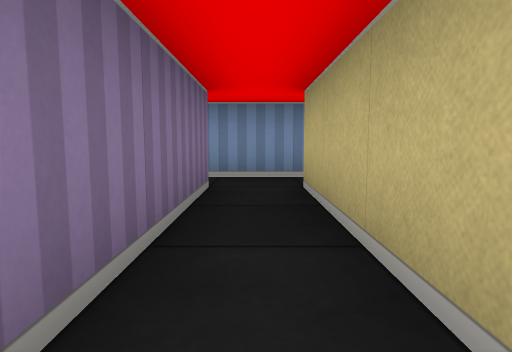
View 1 (above)

16 first-person views from a walk through a cub3D maze. The camera is about half as high as the walls, tilts 6° down and sees 75° across. The floor is counted in squares. Each view is taken from the middle of a square. On the plan, view 1 faces up. The plan holds only what a view shows up to about 9 squares ahead; the rest is blank. The place goes on beyond the plan.

View 2
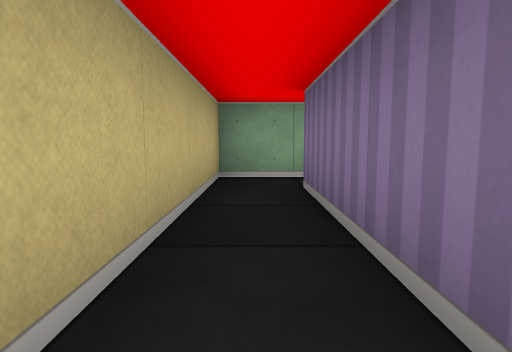

View 3
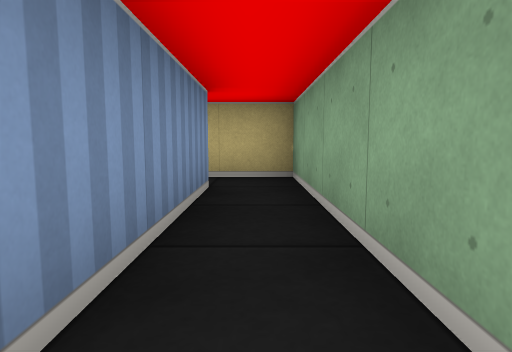

View 4
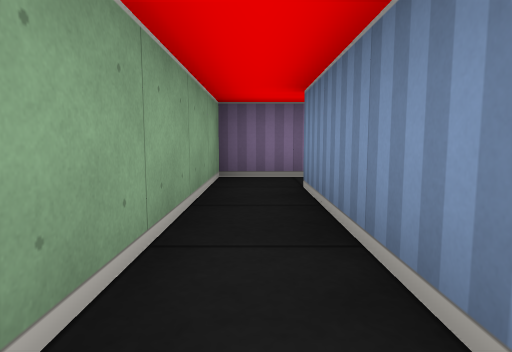

View 5
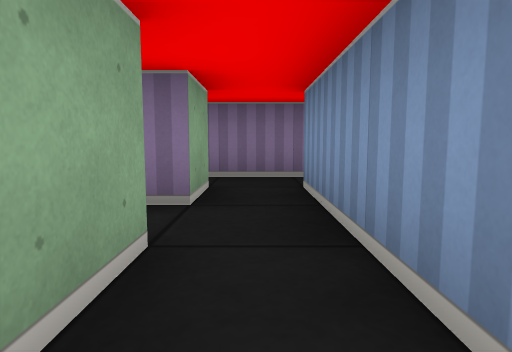

View 6
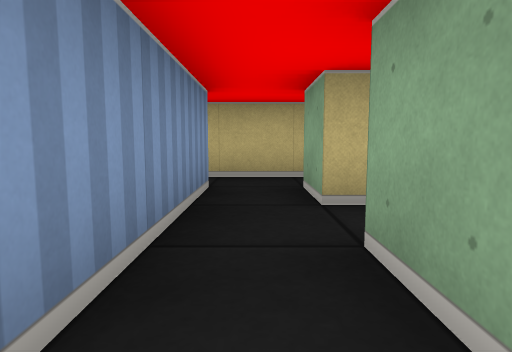

View 7
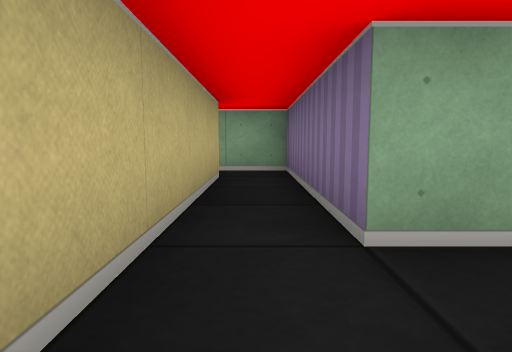

View 8
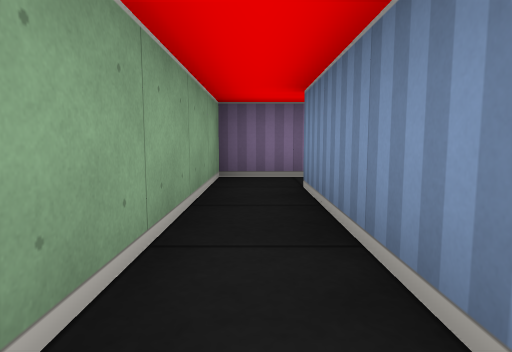

View 9
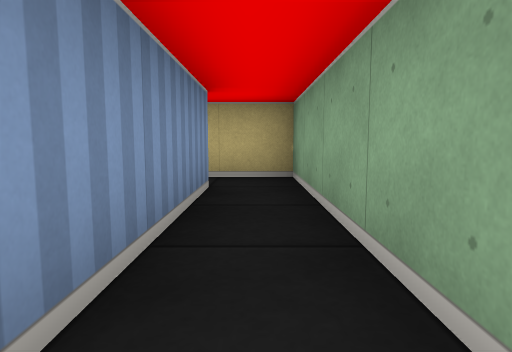

View 10
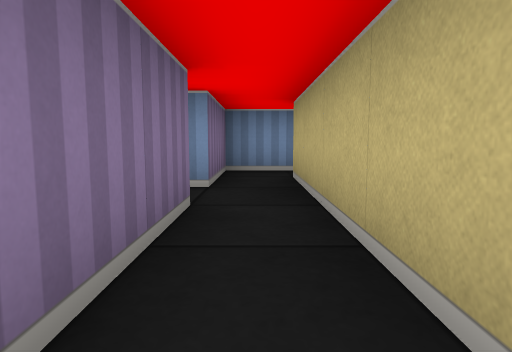

View 11
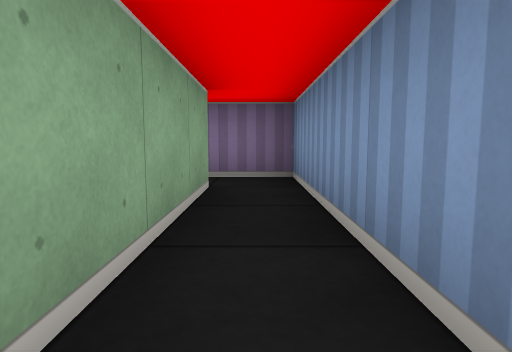

View 12
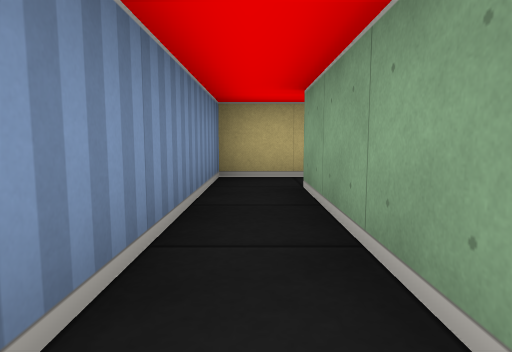

View 13
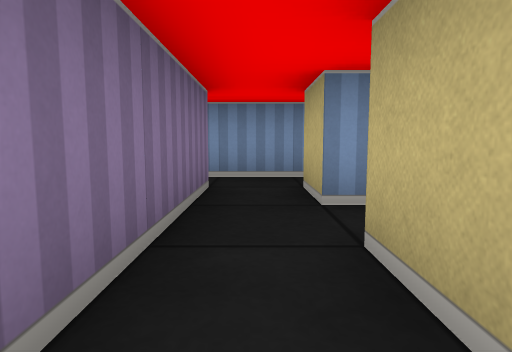

View 14
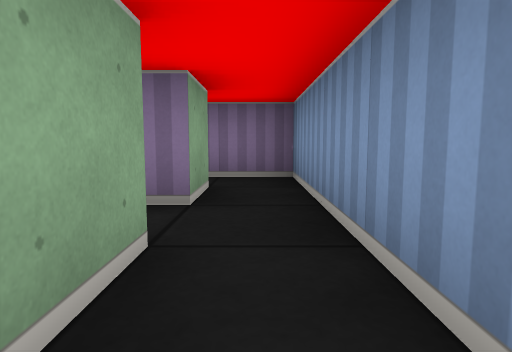

View 15
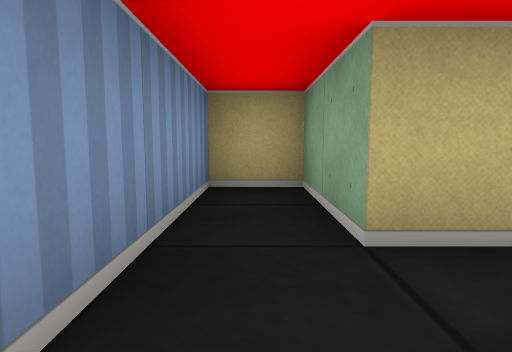

View 16
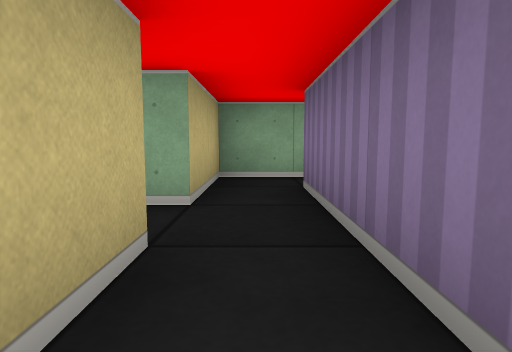

### Floor plan
Ten units are one square. View 1 is at (0, 0); x grows to the right and y downward. Boxes are objects, and circles mark ways between rooms. Rooms are numbered by the first view taken in them; rooms with no view inside come last. Other rooms are left out.
<svg viewBox="-50 -70 120 80">
<path fill="none" stroke="#000" d="M-15 -35 -5 -35 -5 -5 -35 -5M5 -45 -15 -45M-45 -8 -45 5 5 5 5 -35M5 -35 15 -35 15 5 65 5 65 -8M15 -55 15 -45 5 -45M55 -5 25 -5 25 -55M-25 -55 -25 -35M-15 -45 -15 -55M25 -55 55 -55M65 -52 65 -65 15 -65 15 -55M-28 -15 -15 -15 -15 -35M-25 -35 -25 -25M-15 -55 5 -55 5 -65 -35 -65M-35 -55 -25 -55M-35 -65 -45 -65 -45 -52"/>
<circle cx="10" cy="-40" r="3" fill="#2a7"/>
<circle cx="-10" cy="-40" r="3" fill="#2a7"/>
<circle cx="20" cy="-50" r="3" fill="#2a7"/>
<circle cx="-20" cy="-30" r="3" fill="#2a7"/>
<circle cx="-20" cy="-50" r="3" fill="#2a7"/>
<circle cx="-30" cy="-60" r="3" fill="#2a7"/>
<text x="0" y="-10">1</text>
<text x="20" y="-20">2</text>
<text x="-20" y="-50">3</text>
<text x="40" y="-60">4</text>
<text x="-20" y="-20">5</text>
<text x="-20" y="-60">6</text>
<text x="-40" y="-60">7</text>
</svg>
Room 1 opens to room 2. Room 1 opens to room 3. Room 2 opens to room 4. Room 3 opens to room 5. Room 3 opens to room 6. Room 6 opens to room 7.

Where each view was taken, in squares from view 1:
view 1: 0 up, 0 right, facing up
view 2: 4 up, 0 right, facing down
view 3: 0 up, 4 left, facing right
view 4: 0 up, 0 right, facing left
view 5: 4 up, 2 right, facing left
view 6: 4 up, 2 left, facing right
view 7: 5 up, 2 right, facing down
view 8: 0 up, 6 right, facing left
view 9: 0 up, 2 right, facing right
view 10: 1 up, 2 right, facing up
view 11: 6 up, 6 right, facing left
view 12: 6 up, 2 right, facing right
view 13: 2 up, 2 left, facing up
view 14: 6 up, 0 right, facing left
view 15: 6 up, 3 left, facing right
view 16: 6 up, 2 left, facing down
